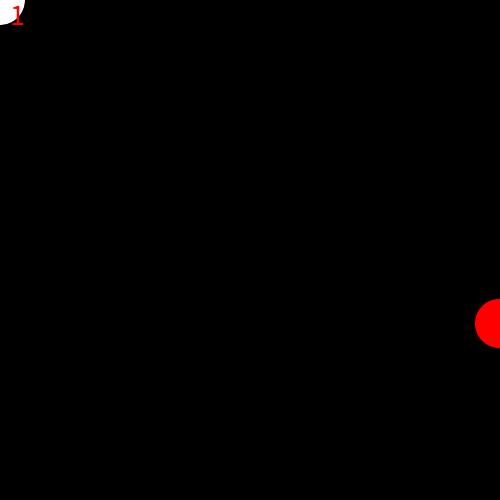
Frame 1 (no input)
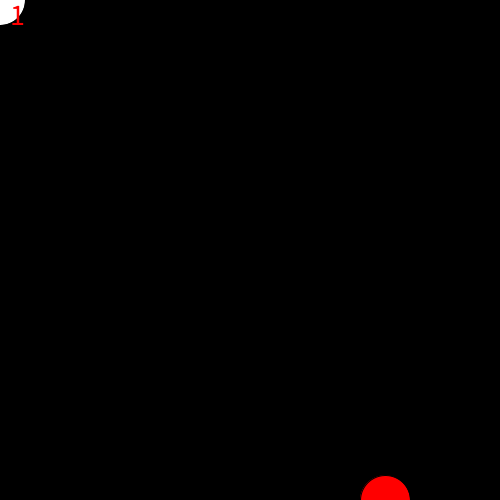
Frame 60 (the mouse pressed at the canvas centre just before this capture)
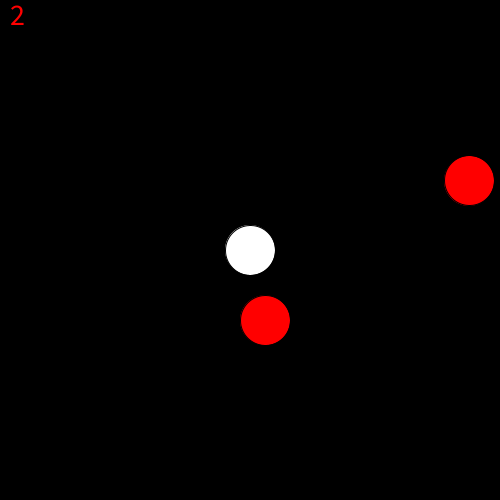
Frame 120 (the mouse held since frame 60 and released just before this capture)

The Processing sketch that drew these frames (run headless with seeded random() and noise(); from frame 60 on, the mouse is pressed at the canvas centre):

// Processing sketch: processing_181723
// ── processing_181723.pde

PlayerBall player = new PlayerBall(); 
ArrayList<BadBall> BadBalls = new ArrayList<BadBall>();
int timer = 0;
int backColor = 0;
int numberofballs = 1;
void setup() {

  size(500, 500);
  BadBalls.add(new BadBall());
}

void draw() {
  background(backColor);
  fill(255);
  player.position.x = mouseX;
  player.position.y = mouseY;


  ellipse(player.position.x, player.position.y, 50, 50);
  fill(255, 0, 0);
  for (BadBall ball : BadBalls) {

    ellipse(ball.position.x, ball.position.y, 50, 50);
    ball.update();
  }
  player.update();
  textSize(30);
  //display number of balls
  text(str(numberofballs), 10, 25);

if(checkCollision(BadBalls)){
 reset(); 
  backColor = backColor + 50;
}

  if (timer  > 100) {
    BadBalls.add(new BadBall());
    timer =0;
numberofballs = numberofballs + 1;
}


  timer = timer + 1;
}






void reset(){
timer=0;
numberofballs =0;
BadBalls = null;
BadBalls = new ArrayList<BadBall>();

}



class BadBall {
  PVector position;
  PVector velocity;
  PVector acceleration;
  float r = 25;

  public BadBall() {
    position = new PVector(width-1, random(height));
    acceleration = new PVector(0, 0);
    velocity = new PVector(2, 3);
  }



  public void update() {
    position.add(velocity);
    velocity.add(acceleration);
    if (position.x <0 || position.x > width) {
      bounceX();
    }
    if (position.y <0 || position.y > height) {
      bounceY();
    }
  }
  public void bounceX() {
    velocity.x= -velocity.x;
  }

  public void bounceY() {
    velocity.y = -velocity.y;
  }
}


class PlayerBall {
  PVector position;
  PVector velocity;
  PVector acceleration;
  float r = 25;

  public PlayerBall() {
    position = new PVector(50, 50); 
    acceleration = new PVector(0, 0);
    velocity = new PVector(2, 3);
  }



  public void update() {
    position.add(velocity);
    velocity.add(acceleration);
    if (player.position.x <0 || player.position.x > width) {
      player.bounceX();
    }
    if (player.position.y <0 || player.position.y > height) {
      player.bounceY();
    }
  }
  public void bounceX() {
    velocity.x= -velocity.x;
  }

  public void bounceY() {
    velocity.y = -velocity.y;
  }
}

boolean checkCollision(ArrayList<BadBall> BadBall) {
  for (BadBall a : BadBall) {
    PVector dist = PVector.sub(a.position, player.position);
    if (dist.mag() < a.r + player.r/2) {
      //DO COLLISION STUFF;
      return true;
    }
  }
  return false;
}

void mouseClicked() {
  PVector mouse = new PVector(mouseX, mouseY);
  PVector dist = PVector.sub(mouse, player.position); 
  dist.mult(0.01);
  player.velocity.add(dist);
}
